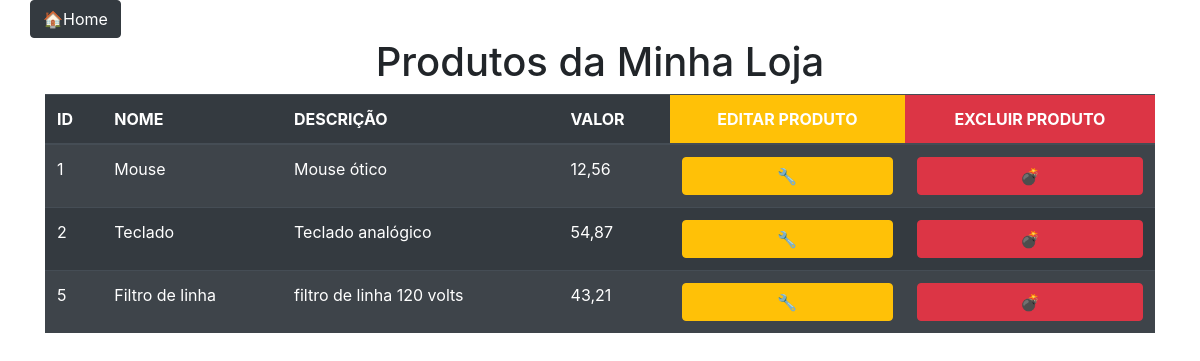
The page /minhaloja/produtos/ on the database its author committed.
### pedidos/models.py (models this page shows, shortened)
class Produto(models.Model):
    nome = models.CharField(max_length=50)
    descricao = models.CharField(max_length=200)
    valor = models.FloatField()
    class Meta:
        verbose_name = 'Produto'
        verbose_name_plural = 'Produtos'

### pedidos/views.py (the view)
# urls.py: path('produtos/', views.ListarProdutosView.as_view(), name='listarprod'),
class ListarProdutosView(ListView):
    model = models.Produto
    template_name = 'loja/listarprodutos.html'
    context_object_name = 'produtos'

### pedidos/templates/loja/listarprodutos.html (shortened to what this page needs)
{% extends 'basesite.html' %}
{% block conteudo %}
    <div class="col-">
        <h1 class="text-center">Produtos da Minha Loja</h1>
        <table class="table table-striped table-dark">
            <thead>
                <tr>
                    <th>ID</th>
                    <th>NOME</th>
                    <th>DESCRIÇÃO</th>
                    <th>VALOR</th>
                    <th class="bg-warning text-center">EDITAR PRODUTO</th>
                    <th class="bg-danger text-center">EXCLUIR PRODUTO</th>
                </tr>
            </thead>
            <tbody>
            {% for p in produtos %}
                <tr>
                    <td>{{ p.id }}</td>
                    <td>{{ p.nome }}</td>
                    <td>{{ p.descricao }}</td>
                    <td>{{ p.valor }}</td>
                    <td>
                        <a href="{% url 'updateproduto' p.id %}" class="btn btn-block btn-warning">🔧</a>
                    </td>
                    <td>
                        <a href="{% url 'excluirproduto' p.id %}" class="btn btn-block btn-danger">💣</a>
                    </td>
                </tr>
            {% empty %}
                <td colspan="4">
                    <h2>Não existem produtos cadastrados</h2>
                    <p><a href="{% url 'home' %}" class="btn btn-secondary">Voltar à página inicial</a></p>
                </td>
            {% endfor %}
            </tbody>
        </table>
    </div>
{% endblock %}

### rows shown on the page
Produto: id "1", nome "Mouse", descricao "Mouse ótico", valor "12,56"
Produto: id "2", nome "Teclado", descricao "Teclado analógico", valor "54,87"
Produto: id "5", nome "Filtro de linha", descricao "filtro de linha 120 volts", valor "43,21"
